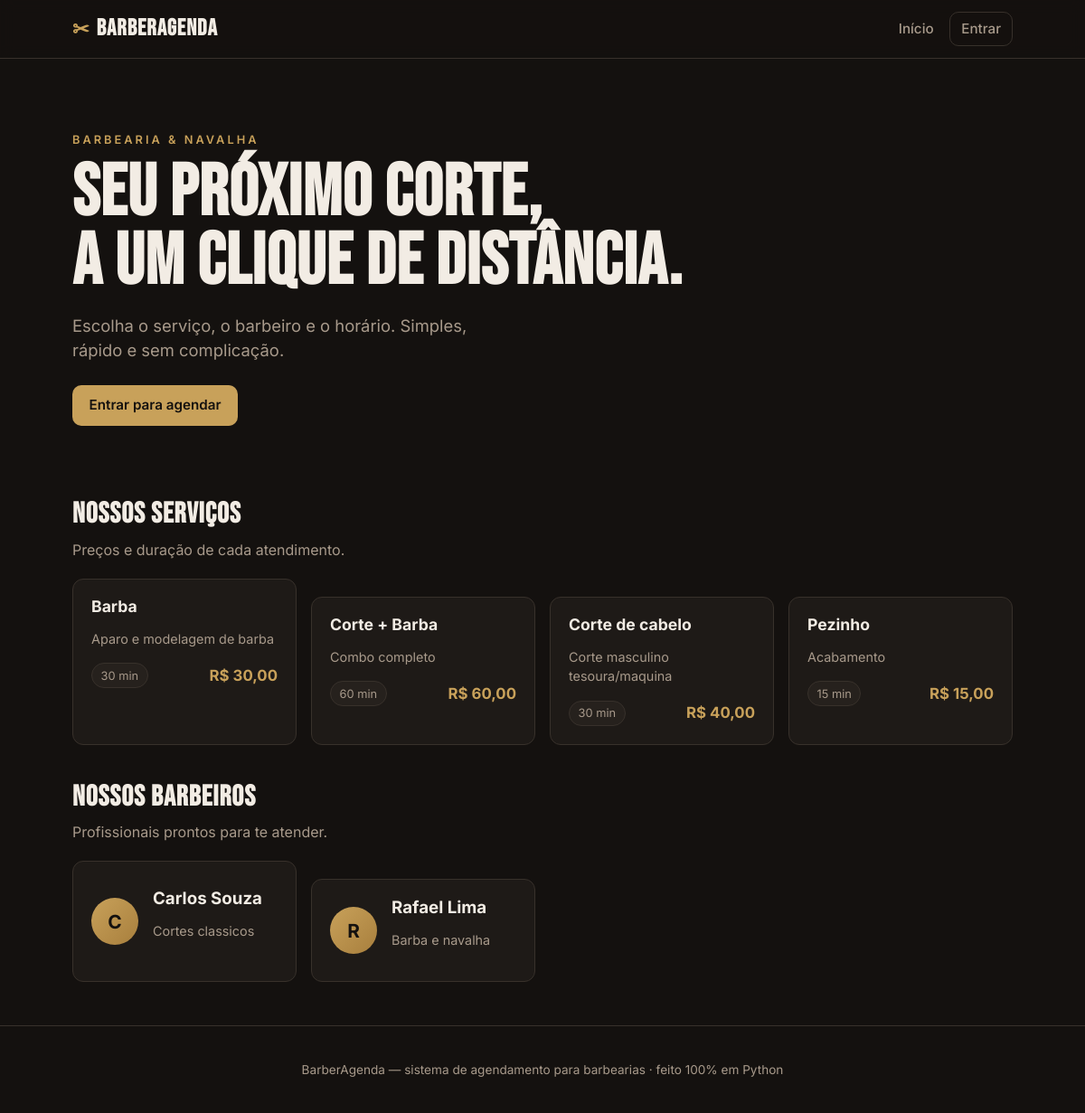
The page / on the database its author committed.
### tables this page shows
CREATE TABLE servicos (
            id INTEGER PRIMARY KEY AUTOINCREMENT,
            nome TEXT NOT NULL,
            descricao TEXT,
            duracao_min INTEGER NOT NULL,
            preco REAL NOT NULL
        );

CREATE TABLE barbeiros (
            id INTEGER PRIMARY KEY AUTOINCREMENT,
            usuario_id INTEGER UNIQUE,
            nome TEXT NOT NULL,
            especialidade TEXT,
            ativo INTEGER NOT NULL DEFAULT 1,
            FOREIGN KEY (usuario_id) REFERENCES usuarios(id) ON DELETE SET NULL
        );

### app.py (the view)
@app.route("/")
def index():
    conn = get_db()
    servicos = conn.execute("SELECT * FROM servicos ORDER BY nome").fetchall()
    barbeiros = conn.execute(
        "SELECT * FROM barbeiros WHERE ativo=1 ORDER BY nome"
    ).fetchall()
    conn.close()
    return render_template("index.html", servicos=servicos, barbeiros=barbeiros)

### app.py (called while the page is built)
def usuario_atual():
    uid = session.get("usuario_id")
    if not uid:
        return None
    conn = get_db()
    u = conn.execute("SELECT * FROM usuarios WHERE id=?", (uid,)).fetchone()
    conn.close()
    return u

@app.context_processor
def injeta_usuario():
    return {"usuario": usuario_atual()}

@app.template_filter("moeda")
def moeda(valor):
    return f"R$ {valor:,.2f}".replace(",", "X").replace(".", ",").replace("X", ".")

### db.py (called while the page is built)
def get_db():
    conn = sqlite3.connect(DB_PATH)
    conn.row_factory = sqlite3.Row
    conn.execute("PRAGMA foreign_keys = ON")
    return conn

### templates/index.html (shortened to what this page needs)
{% extends "base.html" %}
{% block content %}
<section class="hero">
    <div class="hero-text">
        <p class="eyebrow">Barbearia & Navalha</p>
        <h1>Seu próximo corte,<br>a um clique de distância.</h1>
        <p class="lead">Escolha o serviço, o barbeiro e o horário. Simples, rápido e sem complicação.</p>
        <div class="hero-actions">
            {% if usuario and usuario.papel == 'cliente' %}
                <a href="{{ url_for('cliente_novo_agendamento') }}" class="btn btn-primary">Agendar horário</a>
            {% elif not usuario %}
                <a href="{{ url_for('login') }}" class="btn btn-primary">Entrar para agendar</a>
            {% endif %}
        </div>
    </div>
</section>
<section class="section">
    <div class="section-head">
        <h2>Nossos serviços</h2>
        <p>Preços e duração de cada atendimento.</p>
    </div>
    <div class="grid grid-servicos">
        {% for s in servicos %}
        <article class="card servico-card">
            <h3>{{ s.nome }}</h3>
            {% if s.descricao %}<p class="muted">{{ s.descricao }}</p>{% endif %}
            <div class="servico-meta">
                <span class="badge">{{ s.duracao_min }} min</span>
                <span class="preco">{{ s.preco|moeda }}</span>
            </div>
        </article>
        {% else %}
        <p class="muted">Nenhum serviço cadastrado ainda.</p>
        {% endfor %}
    </div>
</section>
<section class="section">
    <div class="section-head">
        <h2>Nossos barbeiros</h2>
        <p>Profissionais prontos para te atender.</p>
    </div>
    <div class="grid grid-barbeiros">
        {% for b in barbeiros %}
        <article class="card barbeiro-card">
            <div class="avatar">{{ b.nome[0]|upper }}</div>
            <div>
                <h3>{{ b.nome }}</h3>
                {% if b.especialidade %}<p class="muted">{{ b.especialidade }}</p>{% endif %}
            </div>
        </article>
        {% else %}
        <p class="muted">Nenhum barbeiro disponível no momento.</p>
        {% endfor %}
    </div>
</section>
{% endblock %}

### static/style.css (style rules this page uses)
:root { --bg: #14110f; --surface: #1e1a17; --surface-2: #26211d; --border: #38312b; --text: #f2ece4; --muted: #a89a8b; --gold: #c8a15a; --gold-dark: #a87f3d; --danger: #c0574f; --green: #5fa06a; --blue: #5b86b0; --radius: 12px; --maxw: 1080px; }
* { box-sizing: border-box; }
body { margin: 0; background: var(--bg); color: var(--text); font-family: 'Inter', system-ui, sans-serif; line-height: 1.5; display: flex; flex-direction: column; min-height: 100vh; }
h1, h2, h3 { line-height: 1.15; margin: 0 0 .5rem; }
a { color: var(--gold); text-decoration: none; }
.muted { color: var(--muted); font-size: .9rem; }
.hero { padding: 3rem 0 2.5rem; }
.eyebrow { text-transform: uppercase; letter-spacing: 3px; color: var(--gold); font-size: .8rem; font-weight: 600; margin: 0 0 .75rem; }
.hero h1 { font-family: 'Bebas Neue', sans-serif; font-size: clamp(2.8rem, 7vw, 5rem); letter-spacing: 1px; line-height: .95; }
.lead { color: var(--muted); font-size: 1.15rem; max-width: 40ch; }
.hero-actions { display: flex; gap: .75rem; margin-top: 1.5rem; flex-wrap: wrap; }
.section { margin-top: 2.5rem; }
.section-head { margin-bottom: 1.25rem; }
.section-head h2 { font-family: 'Bebas Neue', sans-serif; font-size: 2rem; letter-spacing: 1px; }
.section-head p { color: var(--muted); margin: 0; }
.grid { display: grid; gap: 1rem; }
.grid-servicos { grid-template-columns: repeat(auto-fill, minmax(230px, 1fr)); }
.grid-barbeiros { grid-template-columns: repeat(auto-fill, minmax(240px, 1fr)); }
.card { background: var(--surface); border: 1px solid var(--border); border-radius: var(--radius); padding: 1.25rem; }
.card + .card { margin-top: 1.25rem; }
.servico-card h3 { font-size: 1.1rem; }
.servico-meta { display: flex; align-items: center; justify-content: space-between; margin-top: 1rem; }
.preco { color: var(--gold); font-weight: 700; font-size: 1.05rem; }
.badge { background: var(--surface-2); border: 1px solid var(--border); color: var(--muted); padding: .2rem .6rem; border-radius: 999px; font-size: .8rem; }
.barbeiro-card { display: flex; align-items: center; gap: 1rem; }
.avatar { width: 52px; height: 52px; border-radius: 50%; background: linear-gradient(135deg, var(--gold), var(--gold-dark)); color: #14110f; display: flex; align-items: center; justify-content: center; font-weight: 700; font-size: 1.3rem; flex-shrink: 0; }
.btn { display: inline-flex; align-items: center; justify-content: center; gap: .4rem; padding: .65rem 1.1rem; border-radius: 10px; border: 1px solid transparent; font-weight: 600; font-size: .95rem; cursor: pointer; font-family: inherit; transition: .15s; text-decoration: none; }
.btn-primary { background: var(--gold); color: #14110f; }

### rows shown on the page
servicos: nome "Barba", descricao "Aparo e modelagem de barba", duracao_min "30", preco|moeda "R$ 30,00"
servicos: nome "Corte + Barba", descricao "Combo completo", duracao_min "60", preco|moeda "R$ 60,00"
servicos: nome "Corte de cabelo", descricao "Corte masculino tesoura/maquina", duracao_min "30", preco|moeda "R$ 40,00"
servicos: nome "Pezinho", descricao "Acabamento", duracao_min "15", preco|moeda "R$ 15,00"
barbeiros: nome "C", nome "Carlos Souza", especialidade "Cortes classicos"
barbeiros: nome "R", nome "Rafael Lima", especialidade "Barba e navalha"
